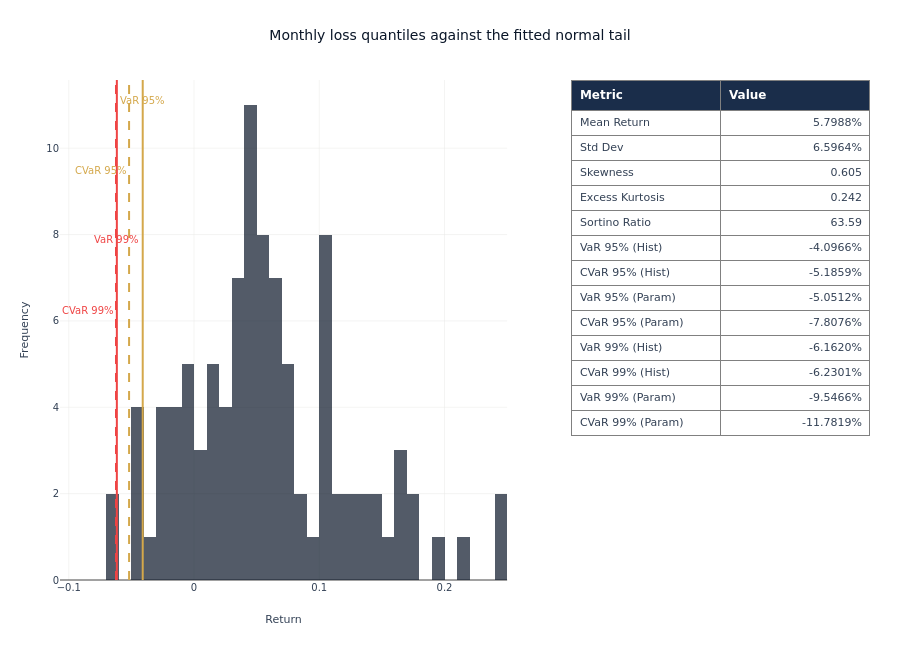

The notebook cell saved with this chart:
### Markdown cell above
**Tail risk panel.** Value at risk and conditional value at risk at the two
conventional confidence levels, drawn against the empirical tail.

### Code cell
fig_tail = plot_tail_risk_analysis(strat_arr)
_var_99 = float(np.quantile(strat_arr, 0.01))
for annotation, y_position in zip(
    fig_tail.layout.annotations,
    [0.96, 0.82, 0.68, 0.54],
    strict=False,
):
    annotation.update(y=y_position, yanchor="middle")
fig_tail.update_layout(
    title="Monthly loss quantiles against the fitted normal tail",
    height=650,
    margin={"b": 70, "l": 60, "r": 30, "t": 80},
)
fig_tail.show()

### Figure 1 — Plotly figure (JSON) as saved in the notebook; plotly's stock layout.template omitted (floating-point values rounded to 4 significant figures)
{"data": [{"marker": {"color": "#0a1628"}, "name": "Returns", "nbinsx": 60, "opacity": 0.7, "showlegend": false, "type": "histogram", "x": [0.1481, -0.03934, 0.06231, 0.2469, 0.1193, 0.07582, 0.01808, -0.0008423, 0.05333, 0.03529, 0.003611, 0.01022, 0.07731, 0.06607, 0.1748, 0.2454, 0.1532, 0.2126, 0.1184, -0.008319, 0.1026, 0.07987, 0.1699, 0.1069, 0.05778, -0.01739, 0.08058, 0.05075, 0.048, 0.1635, 0.008516, 0.008402, -0.04902, 0.05019, 0.02556, 0.04734, -0.0124, 0.06298, 0.06784, 0.1947, 0.1367, -0.001187, 0.01668, 0.04102, -0.02929, 0.04938, 0.04332, 0.1235, 0.08102, 0.04729, 0.04359, 0.1078, -0.06161, 0.02494, 0.02521, 0.06432, 0.03862, 0.01796, 0.03354, 0.1463, 0.0307, -0.0116, 0.1077, 0.109, 0.04531, -0.0623, 0.05183, 0.06655, 0.04556, 0.03331, 0.1224, -0.02242, 0.173, 0.05545, -0.02502, 0.03616, 0.05074, 0.02851, -0.01319, -0.04073, -0.02835, 0.01828, -0.04307, 0.09136, 0.05105, -0.009935, 0.07224, 0.1055, -0.0433, 0.04345, 0.06737, 0.1097, 0.03813, -0.002178, 0.1621, 0.102, 0.07863, 0.0413, 0.1377], "xaxis": "x", "yaxis": "y"}, {"cells": {"align": ["left", "right"], "fill": {"color": "rgba(0,0,0,0)"}, "font": {"color": "#334155", "size": 11}, "height": 25, "values": [["Mean Return", "Std Dev", "Skewness", "Excess Kurtosis", "Sortino Ratio", "VaR 95% (Hist)", "CVaR 95% (Hist)", "VaR 95% (Param)", "CVaR 95% (Param)", "VaR 99% (Hist)", "CVaR 99% (Hist)", "VaR 99% (Param)", "CVaR 99% (Param)"], ["5.7988%", "6.5964%", "0.605", "0.242", "63.59", "-4.0966%", "-5.1859%", "-5.0512%", "-7.8076%", "-6.1620%", "-6.2301%", "-9.5466%", "-11.7819%"]]}, "domain": {"x": [0.632, 1.0], "y": [0.0, 1.0]}, "header": {"align": "left", "fill": {"color": "#1a2d4a"}, "font": {"color": "#FFFFFF", "size": 12}, "height": 30, "values": ["<b>Metric</b>", "<b>Value</b>"]}, "type": "table"}], "layout": {"annotations": [{"font": {"color": "#D4A84B", "size": 10}, "showarrow": false, "text": "VaR 95%", "x": -0.04097, "xanchor": "center", "xref": "x", "y": 0.96, "yanchor": "middle", "yref": "y domain"}, {"font": {"color": "#D4A84B", "size": 10}, "showarrow": false, "text": "CVaR 95%", "x": -0.05186, "xanchor": "right", "xref": "x", "y": 0.82, "yanchor": "middle", "yref": "y domain"}, {"font": {"color": "#ef4444", "size": 10}, "showarrow": false, "text": "VaR 99%", "x": -0.06162, "xanchor": "center", "xref": "x", "y": 0.68, "yanchor": "middle", "yref": "y domain"}, {"font": {"color": "#ef4444", "size": 10}, "showarrow": false, "text": "CVaR 99%", "x": -0.0623, "xanchor": "right", "xref": "x", "y": 0.54, "yanchor": "middle", "yref": "y domain"}], "font": {"color": "#334155", "family": "DM Sans, DejaVu Sans, sans-serif", "size": 12}, "height": 650, "hoverlabel": {"bgcolor": "white", "font": {"family": "DM Sans, DejaVu Sans, sans-serif", "size": 13}}, "hovermode": "x unified", "margin": {"b": 70, "l": 60, "r": 30, "t": 80}, "paper_bgcolor": "rgba(0,0,0,0)", "plot_bgcolor": "rgba(0,0,0,0)", "shapes": [{"line": {"color": "#D4A84B", "dash": "solid", "width": 2}, "type": "line", "x0": -0.04097, "x1": -0.04097, "xref": "x", "y0": 0, "y1": 1, "yref": "y domain"}, {"line": {"color": "#D4A84B", "dash": "dash", "width": 2}, "type": "line", "x0": -0.05186, "x1": -0.05186, "xref": "x", "y0": 0, "y1": 1, "yref": "y domain"}, {"line": {"color": "#ef4444", "dash": "solid", "width": 2}, "type": "line", "x0": -0.06162, "x1": -0.06162, "xref": "x", "y0": 0, "y1": 1, "yref": "y domain"}, {"line": {"color": "#ef4444", "dash": "dash", "width": 2}, "type": "line", "x0": -0.0623, "x1": -0.0623, "xref": "x", "y0": 0, "y1": 1, "yref": "y domain"}], "showlegend": false, "title": {"text": "Monthly loss quantiles against the fitted normal tail"}, "xaxis": {"anchor": "y", "domain": [0.0, 0.552], "title": {"text": "Return"}}, "yaxis": {"anchor": "x", "domain": [0.0, 1.0], "title": {"text": "Frequency"}}}}
